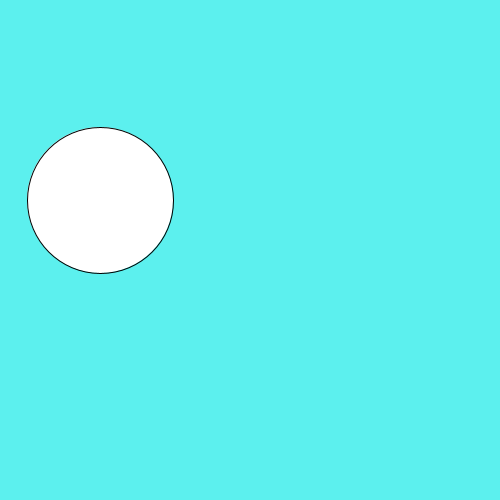
Frame 1 (no input)
Frame 60 (the mouse pressed at the canvas centre just before this capture): identical to frame 1, image omitted
Frame 120 (the mouse held since frame 60 and released just before this capture): identical to frame 1, image omitted

The Processing sketch that drew this single still picture (run headless with seeded random() and noise(); from frame 60 on, the mouse is pressed at the canvas centre):

// Processing sketch: slippery_dot
// ── slippery_dot.pde
/*** When you are done, this program will draw an ellipse 
     that jumps to new location each time you click on it.
***/
 
 // 1. Create three integer variables to represent the x, y, and the size of the ellipse
      int x=100;
      int y=200;
      int size=146;
    void setup() {
      // 2. Set the size of your sketch
    size (500,500);
    }
    
    void draw() {
    
      // 3. Set the background color of your sketch
      background (#5CF0EE);
      // 4. Draw an ellipse using the variables created at the top of the sketch for the location and size of your ellipse. 
      //    Make sure it fits in the window. Change the variables if it does not.
    ellipse (x, y, size, size);
    
    }
    
    /******** This method gets called automatically when you press the mouse ************/
    void mousePressed() {
      //5. Create an integer variable called distance
      int distance;
      //6. The getDistanceFromMouse() method below returns a number.
      //   Set the value of your distance variable to the value returned by the getDistance method
      //   You will need to pass the x and y location of your ellipse to this method.
        distance= getDistanceFromMouse(x,y);
          
      //7.  Use an if statement to check if your distance variable is < the radius of the ellipse
      //    If it is, make a new x AND y for the ellipse, for a new random location on the window
      //    Hint: Use code like this      x = (int) random(width);
       
      if (distance<size/2) {
        x= (int) random(width);
        y= (int) random(height);
    }}
    
    /********  This method gives you the number of pixels between the mouse and the x,y point ***********/
    int getDistanceFromMouse(int x, int y) {
      return (int)Math.sqrt(Math.pow((mouseX-x),2) + Math.pow((mouseY-y),2));
    }
